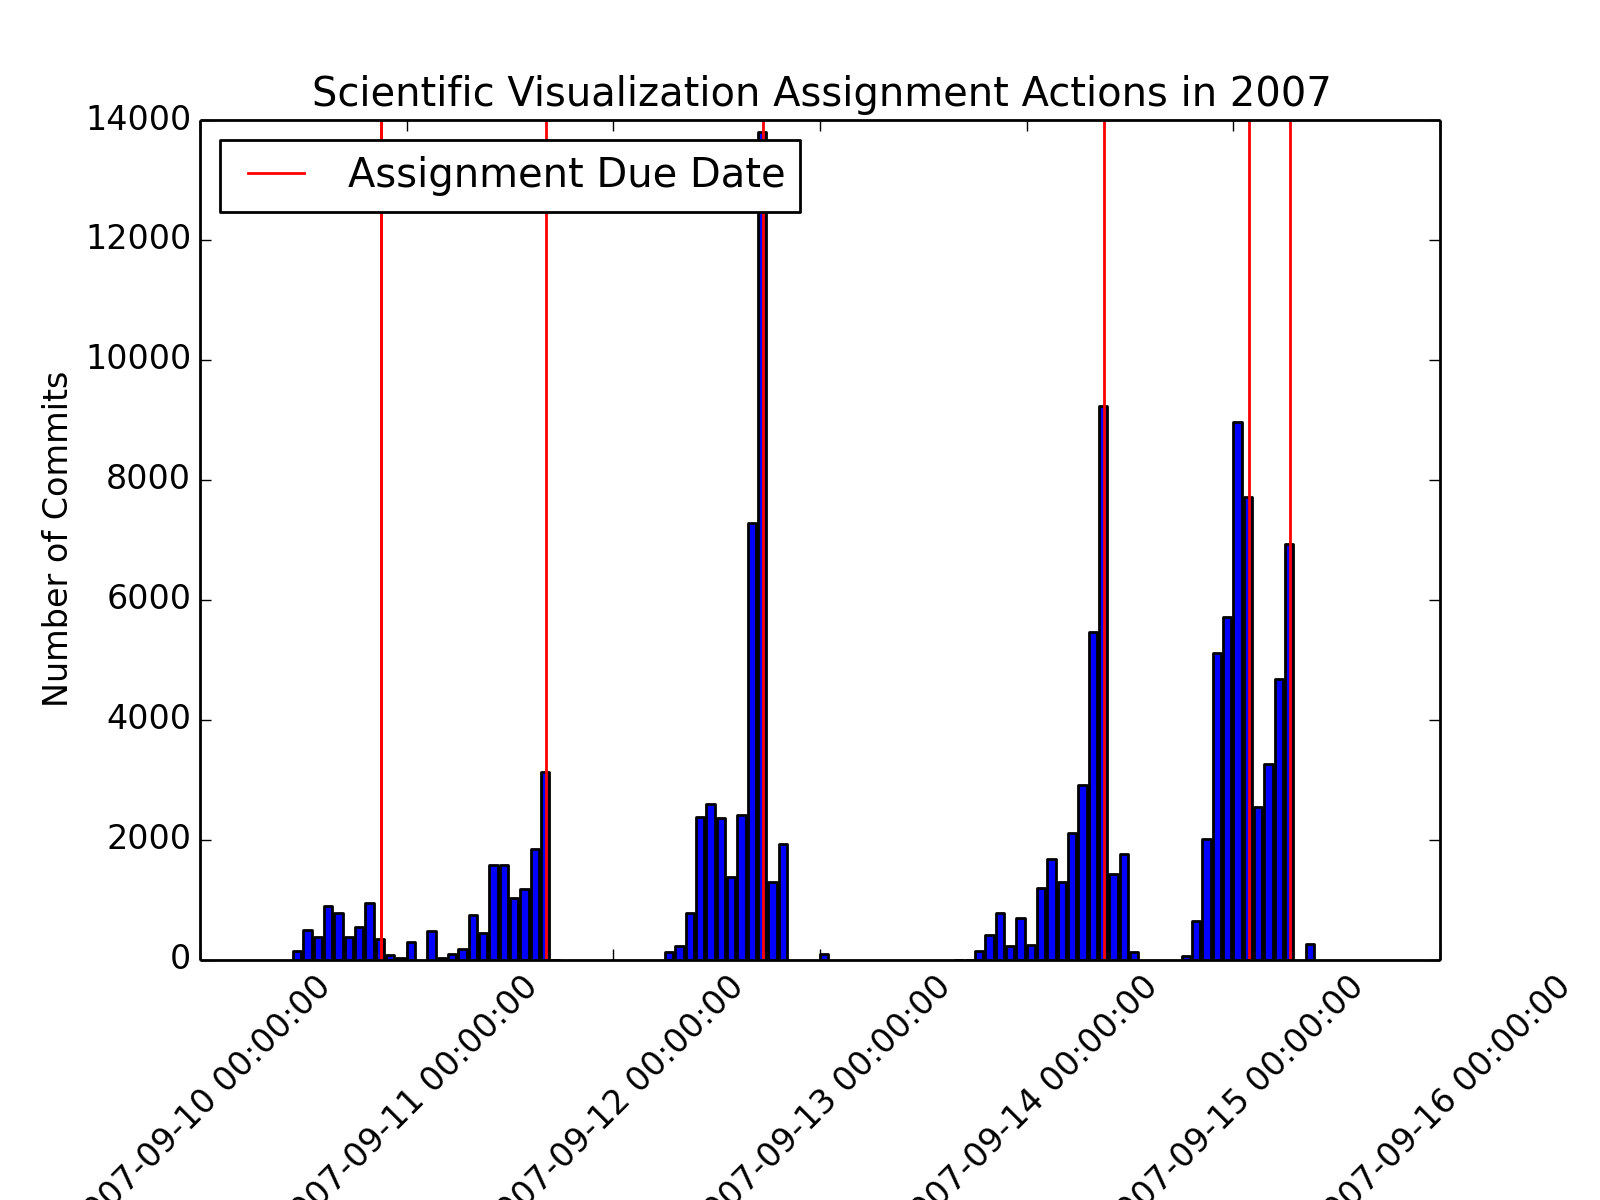

Write Python code to recreate this figure.
from datetime import  datetime
from matplotlib.dates import date2num
import calendar
import numpy
import matplotlib.pyplot as plt
from matplotlib.dates import YearLocator, MonthLocator, DateFormatter
import matplotlib.dates as mdates
from collections import Counter
from matplotlib import pyplot

f = open("actions-fall-2007.dat","r")
dates = []
f.next()
for row in f:
    a = row.split(' ')
    dates.append(a[0])

deadline=["2007-09-18 12:00:00","2007-10-04 12:00:00","2007-10-25 12:00:00","2007-11-27 12:00:00","2007-12-15 12:00:00","2007-12-11 12:00:00"]
list1 = []
for element in deadline:
    temp = datetime.strptime(element.strip(), '%Y-%m-%d %H:%M:%S')
    temp2 = date2num(temp)
    list1.append(temp2)

counts = Counter()
for sentence in dates:
    counts.update(word.strip('.,?!"\'').lower() for word in sentence.split())

dict={}
for value in counts:
    dict[value]=counts[value]


a = sorted(dict.items())

date = []
commit = []
for item in a:
    commit.append(item[1])
    a = datetime.strptime(item[0],"%Y-%m-%d")
    date.append(a)


fig = plt.figure()
fig.subplots_adjust(bottom=0.2)          # Remark 1
ax = fig.add_subplot(111)
plt.title('Scientific Visualization Assignment Actions in 2007')
plt.xlabel('Date')
plt.ylabel('Number of Commits')
ax.bar(date2num(date),commit)
ax.ticklabel_format(style='plain')       # Remark 2
ax.set_xticklabels(date[0:10], rotation=45)
ax.set_ylim(0,14000)

for deadline in list1:
    plt.vlines(deadline, 0, 14000, colors = 'r', linestyles = 'solid')
plt.vlines(list1[0], 0, 14000, colors = 'r', linestyles = 'solid', label = 'Assignment Due Date')
plt.legend(loc='upper left')

#plot
pyplot.savefig('problem2.png', dpi=200)
plt.show()


#Annotation

'I select the bins as the end of the each activity day. The commits made in the same \
day are summed up and reflect one number.\
\
In the middle of the term, students face with the hardest assignment.\
\
When deadlines are closer, the amount of work increases.\
'
